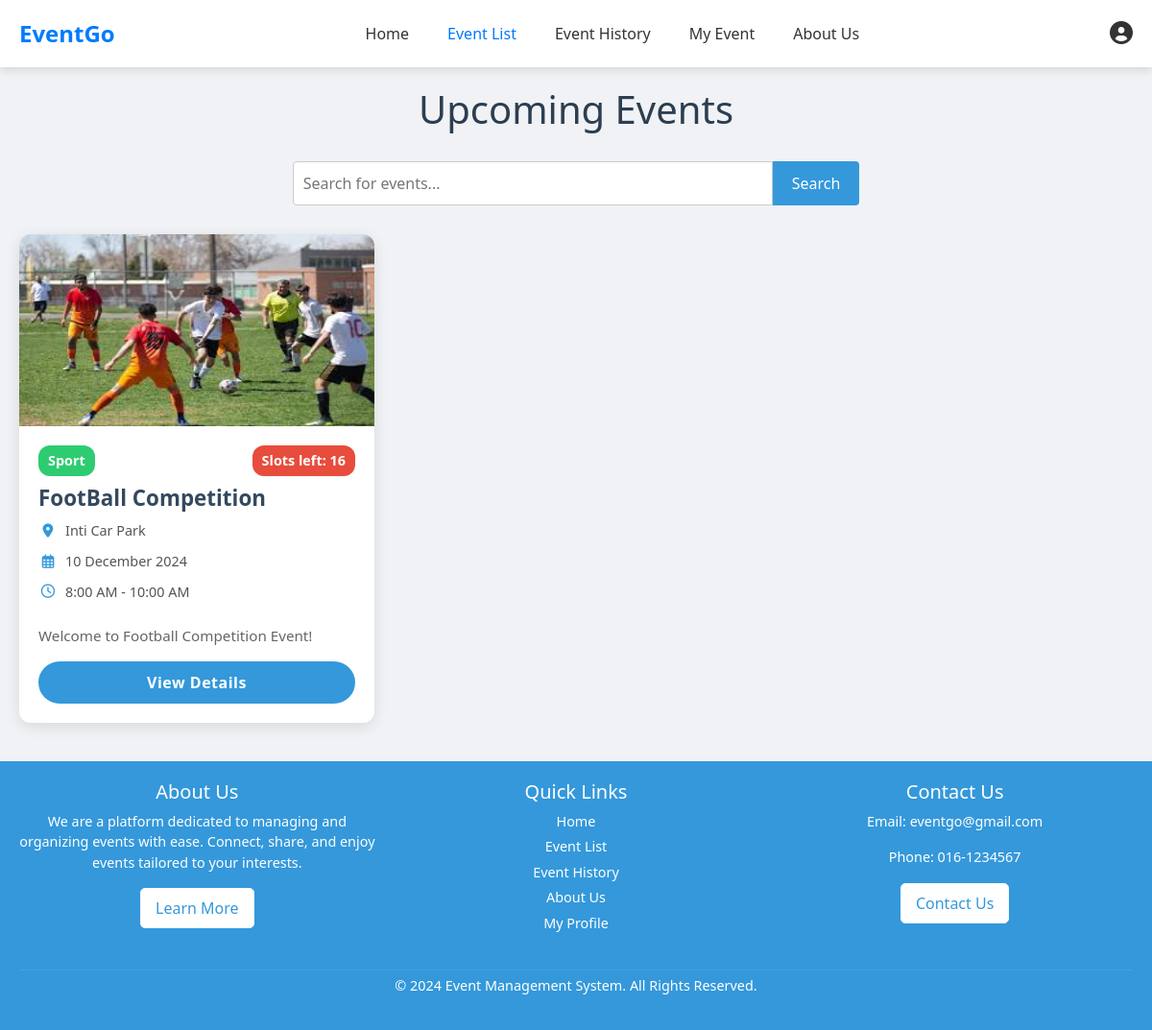
The app's page /eventlist.php (signed in) with its own data.
### tables this page shows
CREATE TABLE `events` (
  `event_id` int(11) NOT NULL,
  `event_name` varchar(150) NOT NULL,
  `event_type` varchar(50) NOT NULL,
  `image` varchar(255) NOT NULL,
  `location` varchar(255) NOT NULL,
  `date` date NOT NULL,
  `start_time` time NOT NULL,
  `end_time` time NOT NULL,
  `description` text NOT NULL,
  `slots` int(11) NOT NULL,
  `created_by` int(11) NOT NULL,
  `status` varchar(20) NOT NULL,
  `time_created` timestamp NOT NULL DEFAULT current_timestamp()
);

### eventlist.php (the view, shortened to what this page needs)
<?php
include 'header.php';
$query = "SELECT * FROM events
          WHERE date >= CURDATE()
          AND status = 'Approved'
          ORDER BY date ASC, start_time ASC";
$result = mysqli_query($conn, $query);
?>
<!DOCTYPE html>
<html lang="en">
<head>
    <link rel="stylesheet" href="https://cdnjs.cloudflare.com/ajax/libs/font-awesome/6.0.0-beta3/css/all.min.css">
    <link href="https://cdn.jsdelivr.net/npm/bootstrap@5.2.1/dist/css/bootstrap.min.css" rel="stylesheet">
</head>
<body>
    <div class="container">
        <h1>Upcoming Events</h1>
        <div class="search-bar">
            <input type="text" id="search-input" class="search-input" placeholder="Search for events...">
            <button class="search-button" onclick="filterEvents()">Search</button>
        </div>
        <div id="event-list" class="event-list">
            <?php if (mysqli_num_rows($result) > 0): ?>
                <?php while ($event = mysqli_fetch_assoc($result)): ?>
                    <div class="event-card"
                         data-name="<?php echo strtolower($event['event_name']); ?>"
                         data-type="<?php echo strtolower($event['event_type']); ?>"
                         data-date="<?php echo strtolower(date("j F Y", strtotime($event['date']))); ?>">
                        <img src="uploads/<?php echo $event['image']; ?>" alt="<?php echo $event['event_name']; ?>" class="event-image">
                        <div class="event-details">
                            <div class="event-header">
                                <span class="event-type"><?php echo $event['event_type']; ?></span>
                                <span class="event-slots">Slots left: <?php echo $event['slots']; ?></span>
                            </div>
                            <h2 class="event-name"><?php echo $event['event_name']; ?></h2>
                            <p class="event-info"><i class="fas fa-map-marker-alt"></i> <?php echo $event['location']; ?></p>
                            <p class="event-info"><i class="far fa-calendar-alt"></i> <?php echo date("j F Y", strtotime($event['date'])); ?></p>
                            <p class="event-info"><i class="far fa-clock"></i> <?php echo date("g:i A", strtotime($event['start_time'])); ?> - <?php echo date("g:i A", strtotime($event['end_time'])); ?></p>
                            <p class="event-description"><?php echo $event['description']; ?></p>
                            <button class="view-more">
                                 <a href="event_details.php?id=<?php echo $event['event_id']; ?>">View Details</a>
                            </button>
                        </div>
                    </div>
                <?php endwhile; ?>
            <?php else: ?>
                <p>No upcoming events found.</p>
            <?php endif; ?>
        </div>
    </div>
</body>
</html>
<?php
include "footer.php";
?>

### header.php (style rules this page uses)
body { font-family: 'Segoe UI', Tahoma, Geneva, Verdana, sans-serif; margin: 0; padding: 0; background-color: #f5f5f5; }

### eventlist.php (style rules this page uses)
body, html { margin: 0; padding: 0; height: 100%; display: flex; flex-direction: column; font-family: 'Segoe UI', Tahoma, Geneva, Verdana, sans-serif; background-color: #f0f2f5; color: #333; }
.container { flex: 1; max-width: 1200px; margin: 0 auto; padding: 20px; }
h1 { text-align: center; font-size: 2.5em; margin-bottom: 30px; color: #2c3e50; }
.event-list { display: grid; grid-template-columns: repeat(3, 1fr); gap: 25px; }
.event-card { background-color: #fff; border-radius: 12px; box-shadow: 0 4px 15px rgba(0, 0, 0, 0.1); display: flex; flex-direction: column; justify-content: space-between; transition: transform 0.3s ease, box-shadow 0.3s ease; }
.event-image { width: 100%; height: 200px; object-fit: cover no-repeat; border-radius: 12px 12px 0 0; }
.event-details { padding: 20px; flex-grow: 1; display: flex; flex-direction: column; }
.event-header { display: flex; justify-content: space-between; align-items: center; margin-bottom: 10px; }
.event-name { font-size: 1.4em; font-weight: bold; margin: 0 0 10px 0; color: #34495e; }
.event-info { display: flex; align-items: center; margin-bottom: 10px; font-size: 0.9em; color: #555; }
.event-info i { margin-right: 8px; color: #3498db; width: 20px; text-align: center; }
.event-description { font-size: 0.95em; color: #666; margin: 15px 0; line-height: 1.4; flex-grow: 1; display: -webkit-box; -webkit-line-clamp: 2; -webkit-box-orient: vertical; overflow: hidden; text-overflow: ellipsis; }
.event-type { background-color: #2ecc71; color: white; padding: 5px 10px; border-radius: 12px; font-size: 0.9em; font-weight: bold; }
.event-slots { background-color: #e74c3c; color: white; padding: 5px 10px; border-radius: 12px; font-size: 0.9em; font-weight: bold; }
.view-more { background-color: #3498db; color: white; border: none; padding: 10px 20px; border-radius: 25px; cursor: pointer; transition: background-color 0.3s ease; font-weight: bold; letter-spacing: 0.5px; margin-top: auto; text-align: center; }
.view-more a { text-decoration: none; color: white; }
.search-bar { display: flex; justify-content: center; margin-bottom: 30px; }
.search-input { width: 100%; max-width: 500px; padding: 10px; border: 1px solid #ccc; border-radius: 4px 0 0 4px; font-size: 1rem; outline: none; }
.search-button { padding: 10px 20px; border: none; background-color: #3498db; color: white; font-size: 1rem; cursor: pointer; border-radius: 0 4px 4px 0; transition: background-color 0.3s ease; }

### records on screen
events: image (picture), event_type "Sport", slots "16", event_name "FootBall Competition", location "Inti Car Park", date "10 December 2024", start_time "8:00 AM", end_time "10:00 AM", description "Welcome to Football Competition Event!"
